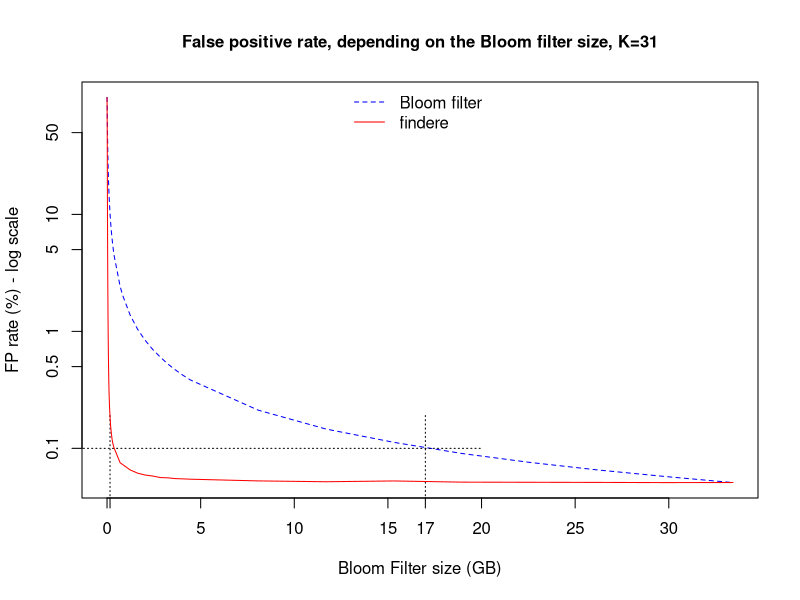

Write the R code that produced this figure.

pdf(file="fpr_size.pdf",width=6,height=4)
resetPar <- function() {
  dev.new()
  op <- par(no.readonly = TRUE)
  dev.off()
  op
}
resetPar()


dev.new()



dev.off()
#par(mar=c(5,5,3,6), cex.axis=2, cex.lab=2, cex.main = 2)
data = read.table("data_FP_wrt_size.txt", head=T)
data$sizeGiga = data$size/8000000000
plot(data$FPR_BF~data$sizeGiga,xlab="Bloom Filter size (GB)",ylab="FP rate (%) - log scale", pch=15, col="blue",log="y",yaxt="n",xaxt="n",
     bg = "blue", type="l",  lty=2,  cex=2, main="False positive rate, depending on the Bloom filter size, K=31", cex.main = 1, cex.lab = 1, cex.axis = 1)
yticks<-c(0.1,0.5,1,5,10, 50)
axis(2,at=yticks,labels=yticks)
xticks<-c(0,0.16,5,10,15,17, 20,25,30)
axis(1,at=xticks,labels=xticks)

6644980503/8000000000
1053472602/8000000000


segments(-1000, 0.1, 20, 0.1,
         col = par("fg"), lty = 3, lwd = par("lwd"), cex=2)


segments(0.16, 0.000001,  0.16, 0.2,
         col = par("fg"), lty = 3, lwd = par("lwd"), cex=2)

segments(17, 0.000001, 17, 0.2,
         col = par("fg"), lty = 3, lwd = par("lwd"), cex=2)

par(new = TRUE)#, mgp=c(3,1,0))
plot(data$FPR_findere~data$sizeGiga,type="l",axes=FALSE,xlab="",ylab="",pch=19, col="red",  cex=1, log="y")

legend( x="top", 
        legend=c("Bloom filter","findere"), 
        col=c("blue","red"), lty=c(2,1),
        lwd=1, merge=TRUE, bty = "n", cex=c(1,1) )


dev.off()
